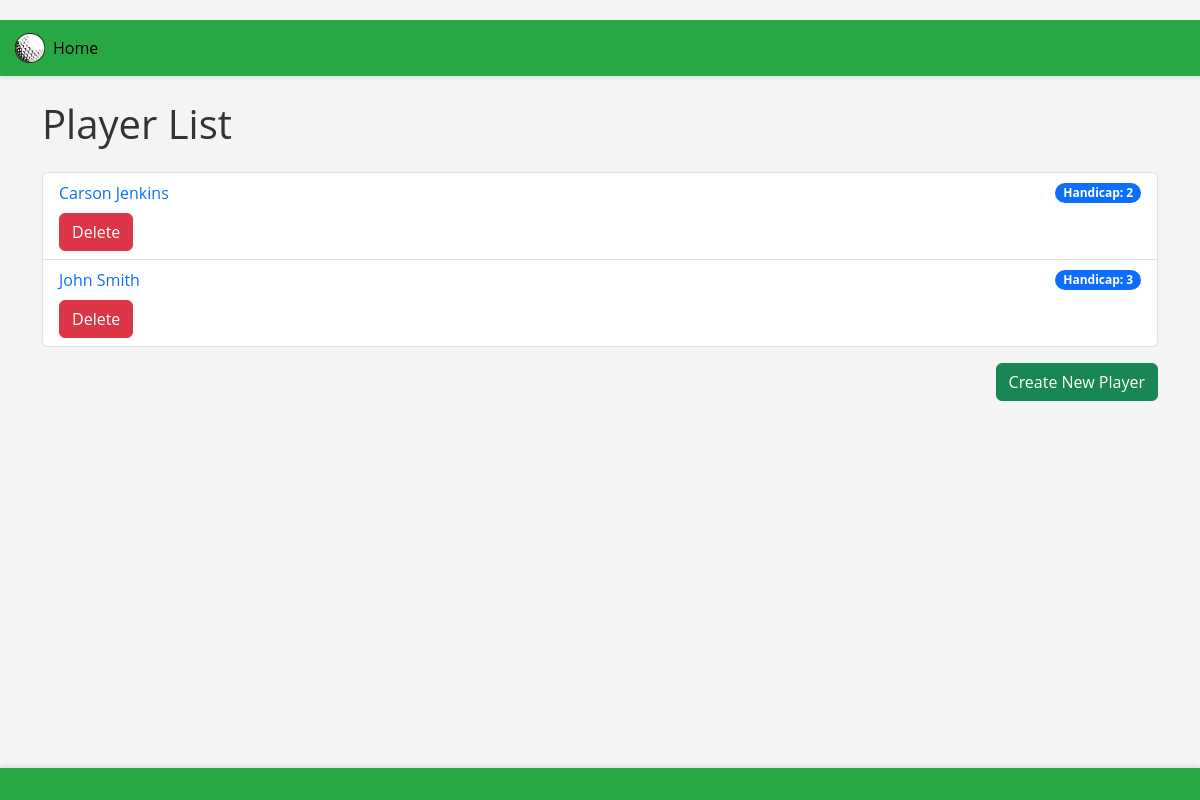
The page /players/ (signed in) on the database its author committed.
### golf_app/models.py (models this page shows, shortened)
class Player(models.Model):
    name = models.CharField(max_length=200)
    handicap = models.IntegerField()
    contact_email = models.EmailField(max_length=200)
    bio = models.TextField(blank=True)

### golf_app/views.py (the view)
# urls.py: path('players/', views.PlayerListView.as_view(), name='player-list'),
class PlayerListView(generic.ListView):
    model = Player
    context_object_name = 'player_list'
    template_name = 'player_list.html'

### golf_app/templates/golf_app/player_list.html
{% extends 'golf_app/base_template.html' %}
{% block content %}
<div class="container mt-4">
    <h1 class="mb-4">Player List</h1>
    {% if player_list %}
        <ul class="list-group">
            {% for player in player_list %}
                <li class="list-group-item">
                    <div class="d-flex justify-content-between align-items-center">
                        <a href="{% url 'player-detail' player.id %}" class="text-decoration-none">{{ player.name }}</a>
                        <span class="badge bg-primary rounded-pill">Handicap: {{ player.handicap }}</span>
                    </div>
                    <a href="{% url 'player-delete' player.id %}" class="btn btn-danger mt-2" onclick="return confirm('Are you sure you want to delete this player?');">Delete</a>
                </li>
            {% endfor %}
        </ul>
    {% else %}
        <p class="alert alert-info">There are no players registered.</p>
    {% endif %}
    {% if user.is_authenticated %}
        <div class="text-end mt-3">
            <a class="btn btn-success" href="{% url 'new-player' %}">Create New Player</a>
        </div>
    {% endif %}
</div>
{% endblock %}

### golf_app/templates/golf_app/base_template.html (style rules this page uses)
body { font-family: 'Open Sans', sans-serif; background-color: #f4f4f4; color: #333; padding-top: 20px; }

### rows shown on the page
Player: name "Carson Jenkins", handicap "2"
Player: name "John Smith", handicap "3"
